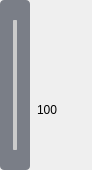
<?xml version="1.0" encoding="UTF-8"?>
<ui version="4.0">
 <class>VSliderWidget</class>
 <widget class="QWidget" name="VSliderWidget">
  <property name="geometry">
   <rect>
    <x>0</x>
    <y>0</y>
    <width>92</width>
    <height>170</height>
   </rect>
  </property>
  <property name="minimumSize">
   <size>
    <width>60</width>
    <height>170</height>
   </size>
  </property>
  <property name="maximumSize">
   <size>
    <width>92</width>
    <height>170</height>
   </size>
  </property>
  <property name="windowTitle">
   <string>Form</string>
  </property>
  <property name="styleSheet">
   <string notr="true">#label_icon
{
	background: rgba(122,126,135,100%);
	border-radius: 4px;
}

#pushButton
{
	background: transparent;
}

#widget_button
{
	background-color: rgba(46,54,68,1);
}

QSlider
{
    border-color: rgba(52,7,91,100%);
}

QSlider::groove:vertical 
{  
	background: #cbcbcb;  
	width: 6px;  
	border-radius: 1px;  
	padding-left:-1px;  
	padding-right:-1px;  
	padding-top:2px;  
	padding-bottom:2px;  
} 

QSlider::sub-page:vertical 
{  
	background: #cbcbcb;  
	border-radius: 2px;  
} 

QSlider::add-page:vertical 
{  
	background: qlineargradient(x1:0, y1:0, x2:0, y2:1,stop:0 #0EF2D1, stop:1 #0EF2D1);  
	background: qlineargradient(x1: 0, y1: 0.2, x2: 1, y2: 1,stop: 0 #0EF2D1, stop: 1 #0EF2D1);  
	width: 10px;  
	border-radius: 2px;  
}

QSlider::handle:vertical   
{     
    border: 0px ;  
	border-image: url(:/musicPlayer/image/musicPlayer/yuan.png);
    margin: -2px -4px -2px -4px; 
    height: 14px;
} 
#label_num
{
	font-family: 微软雅黑;
	font-size: 12px;
	color: #000000;
}</string>
  </property>
  <widget class="QLabel" name="label_icon">
   <property name="geometry">
    <rect>
     <x>0</x>
     <y>0</y>
     <width>30</width>
     <height>170</height>
    </rect>
   </property>
   <property name="minimumSize">
    <size>
     <width>30</width>
     <height>170</height>
    </size>
   </property>
   <property name="maximumSize">
    <size>
     <width>30</width>
     <height>170</height>
    </size>
   </property>
   <property name="text">
    <string/>
   </property>
  </widget>
  <widget class="CustomSlider" name="Slider">
   <property name="geometry">
    <rect>
     <x>8</x>
     <y>20</y>
     <width>14</width>
     <height>130</height>
    </rect>
   </property>
   <property name="minimumSize">
    <size>
     <width>14</width>
     <height>130</height>
    </size>
   </property>
   <property name="maximumSize">
    <size>
     <width>14</width>
     <height>130</height>
    </size>
   </property>
   <property name="orientation">
    <enum>Qt::Vertical</enum>
   </property>
  </widget>
  <widget class="QWidget" name="widget_tooltip" native="true">
   <property name="geometry">
    <rect>
     <x>30</x>
     <y>100</y>
     <width>30</width>
     <height>20</height>
    </rect>
   </property>
   <property name="minimumSize">
    <size>
     <width>30</width>
     <height>20</height>
    </size>
   </property>
   <property name="maximumSize">
    <size>
     <width>30</width>
     <height>20</height>
    </size>
   </property>
   <layout class="QGridLayout" name="gridLayout">
    <property name="leftMargin">
     <number>0</number>
    </property>
    <property name="topMargin">
     <number>0</number>
    </property>
    <property name="rightMargin">
     <number>0</number>
    </property>
    <property name="bottomMargin">
     <number>0</number>
    </property>
    <property name="spacing">
     <number>0</number>
    </property>
    <item row="0" column="0">
     <widget class="QLabel" name="label">
      <property name="minimumSize">
       <size>
        <width>30</width>
        <height>20</height>
       </size>
      </property>
      <property name="maximumSize">
       <size>
        <width>30</width>
        <height>20</height>
       </size>
      </property>
      <property name="styleSheet">
       <string notr="true">border-image: url(:/musicPlayer/image/musicPlayer/yinliang_bg.png);</string>
      </property>
      <property name="text">
       <string/>
      </property>
     </widget>
    </item>
   </layout>
   <widget class="QLabel" name="label_num">
    <property name="geometry">
     <rect>
      <x>7</x>
      <y>4</y>
      <width>20</width>
      <height>12</height>
     </rect>
    </property>
    <property name="minimumSize">
     <size>
      <width>20</width>
      <height>12</height>
     </size>
    </property>
    <property name="maximumSize">
     <size>
      <width>20</width>
      <height>12</height>
     </size>
    </property>
    <property name="text">
     <string>100</string>
    </property>
    <property name="alignment">
     <set>Qt::AlignCenter</set>
    </property>
   </widget>
   <zorder>label</zorder>
   <zorder>label_num</zorder>
  </widget>
 </widget>
 <customwidgets>
  <customwidget>
   <class>CustomSlider</class>
   <extends>QSlider</extends>
   <header>customslider.h</header>
  </customwidget>
 </customwidgets>
 <resources>
  <include location="../../MediaPlayer.qrc"/>
 </resources>
 <connections/>
</ui>
